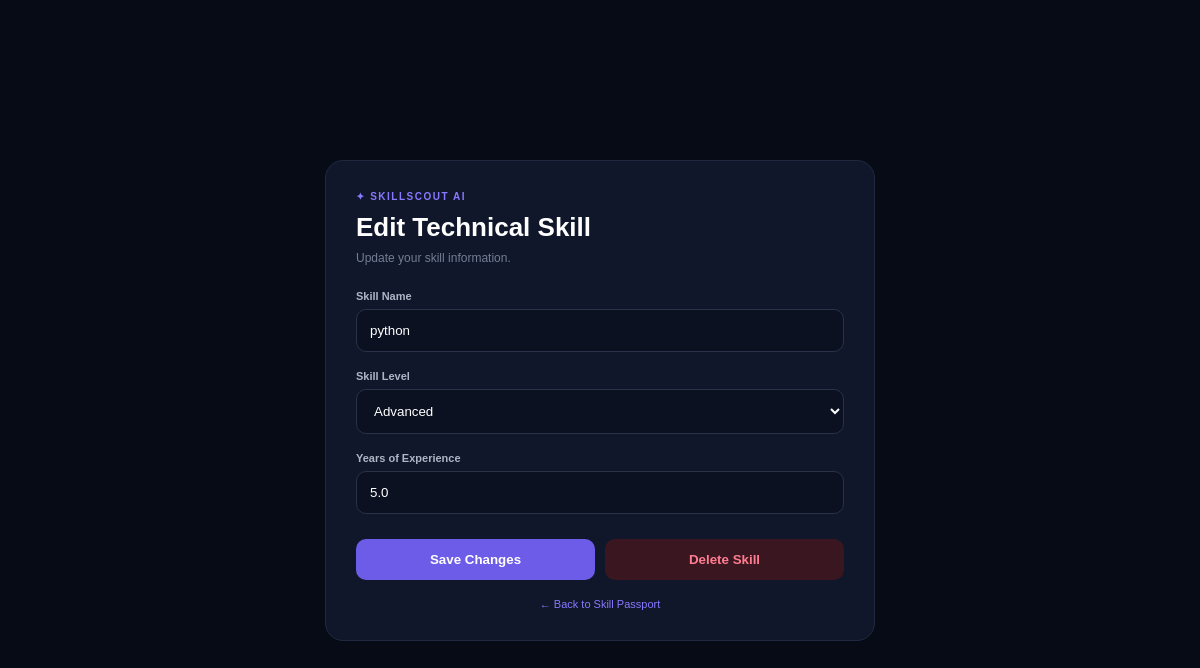
The app's page /student/skills/3/edit/ (signed in) with its own data.
### core/models.py (models this page shows, shortened)
class StudentSkill(models.Model):
    SKILL_LEVELS = [
        ("BEGINNER", "Beginner"),
        ("INTERMEDIATE", "Intermediate"),
        ("ADVANCED", "Advanced"),
        ("EXPERT", "Expert"),
    ]
    profile = models.ForeignKey(
        Profile,
        on_delete=models.CASCADE,
        related_name="skills"
    )
    skill_name = models.CharField(
        max_length=100
    )
    skill_level = models.CharField(
        max_length=20,
        choices=SKILL_LEVELS,
        default="BEGINNER"
    )
    years_experience = models.FloatField(
        default=0
    )

### core/views.py (the view)
# urls.py: path("student/skills/<int:skill_id>/edit/", views.edit_skill, name="edit_skill"),
def edit_skill(request, skill_id):
    skill = StudentSkill.objects.get(
        id=skill_id,
        profile__user=request.user
    )
    if request.method == "POST":
        form = StudentSkillForm(
            request.POST,
            instance=skill
        )
        if form.is_valid():
            form.save()
            return redirect("skill_passport")
    else:
        form = StudentSkillForm(
            instance=skill
        )
    return render(
        request,
        "student/edit_skill.html",
        {
            "form": form,
            "skill": skill,
        }
    )

### core/forms.py
class StudentSkillForm(forms.ModelForm):
    class Meta:
        model = StudentSkill
        fields = [
            "skill_name",
            "skill_level",
            "years_experience",
        ]
        widgets = {
            "skill_name": forms.TextInput(
                attrs={
                    "placeholder": "e.g. Python, Django, React"
                }
            ),
            "skill_level": forms.Select(),
            "years_experience": forms.NumberInput(
                attrs={
                    "placeholder": "e.g. 1.5",
                    "step": "0.1",
                    "min": "0"
                }
            ),
        }

### templates/student/edit_skill.html (shortened to what this page needs)
<!DOCTYPE html>
<html lang="en">
<head>
</head>
<body>
<div class="card">
    <div class="brand">
        ✦ SKILLSCOUT AI
    </div>
    <h1>
        Edit Technical Skill
    </h1>
    <p class="subtitle">
        Update your skill information.
    </p>
    <form method="POST">
        <div class="form-group">
            <label>
                Skill Name
            </label>
            {{ form.skill_name }}
        </div>
        <div class="form-group">
            <label>
                Skill Level
            </label>
            {{ form.skill_level }}
        </div>
        <div class="form-group">
            <label>
                Years of Experience
            </label>
            {{ form.years_experience }}
        </div>
        <div class="buttons">
            <button
                type="submit"
                class="save-button">
                Save Changes
            </button>
            <button
                type="button"
                class="delete-button"
                onclick="deleteSkill()">
                Delete Skill
            </button>
        </div>
    </form>
    <a
        href="{% url 'skill_passport' %}"
        class="back">
        ← Back to Skill Passport
    </a>
</div>
</body>
</html>

### templates/student/edit_skill.html (style rules this page uses)
* { box-sizing: border-box; margin: 0; padding: 0; }
body { min-height: 100vh; font-family: Arial, sans-serif; background: #070b16; color: white; display: flex; justify-content: center; align-items: center; }
.card { width: 90%; max-width: 550px; background: #10172a; border: 1px solid #202941; border-radius: 18px; padding: 30px; }
.brand { color: #8879ff; font-size: 10px; font-weight: bold; letter-spacing: 1.5px; margin-bottom: 10px; }
h1 { font-size: 26px; margin-bottom: 8px; }
.subtitle { color: #737d94; font-size: 12px; margin-bottom: 25px; }
.form-group { margin-bottom: 18px; }
label { display: block; color: #aeb5c5; font-size: 11px; font-weight: bold; margin-bottom: 7px; }
input, select { width: 100%; padding: 13px; background: #0b1120; border: 1px solid #293249; border-radius: 10px; color: white; outline: none; }
.buttons { display: flex; gap: 10px; margin-top: 25px; }
.save-button { flex: 1; border: none; border-radius: 10px; padding: 13px; background: #6c5ce7; color: white; font-weight: bold; cursor: pointer; }
.delete-button { flex: 1; border: none; border-radius: 10px; padding: 13px; background: #3a1720; color: #ff7d91; font-weight: bold; cursor: pointer; }
.back { display: block; margin-top: 18px; color: #8879ff; text-decoration: none; font-size: 11px; text-align: center; }

### records on screen
StudentSkill: skill_name "python", skill_level "Advanced", years_experience "5.0"
